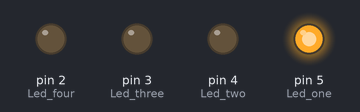
The sketch below on a simulated Arduino Uno, built with avr-gcc and run on an emulated ATmega328P. Shown: output pins drawn as LEDs (lit = HIGH).

Above: at 0.2 s.
At 1.2 s:
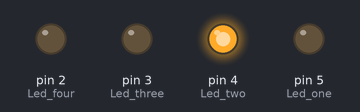
At 2.2 s:
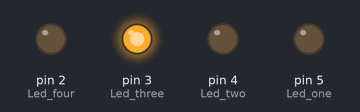
At 3.2 s:
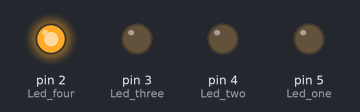
At 4.7 s:
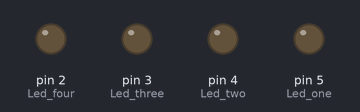
Timing chart, 0 to 5.2 s (numbered marks = the images above):
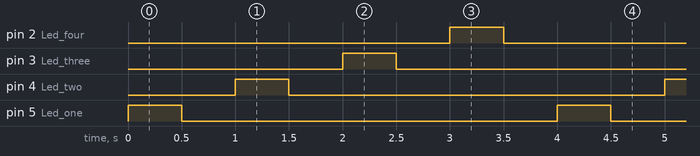

The sketch:

02_up_down_many_led.ino
```cpp
const int Led_one = 5;
const int Led_two = 4;
const int Led_three = 3;
const int Led_four = 2;

void UpDown(const int led, const int time)
{
  digitalWrite(led, HIGH);
  delay(time);
   digitalWrite(led, LOW);
  delay(time);
}

void setup()
{
  pinMode(Led_one, OUTPUT);
  pinMode(Led_two, OUTPUT);
  pinMode(Led_three, OUTPUT);
  pinMode(Led_four, OUTPUT);
}

void loop()
{
  UpDown(Led_one, 500);
  UpDown(Led_two, 500);
  UpDown(Led_three, 500);
  UpDown(Led_four, 500);
}
```

Measured:
- by itself, pin 2 (Led_four), pin 3 (Led_three), pin 4 (Led_two), pin 5 (Led_one): alternates HIGH for 0.50 s and LOW for 3.5 s
- by itself, everything shown: repeats every 4.0 s, in 8 steps
